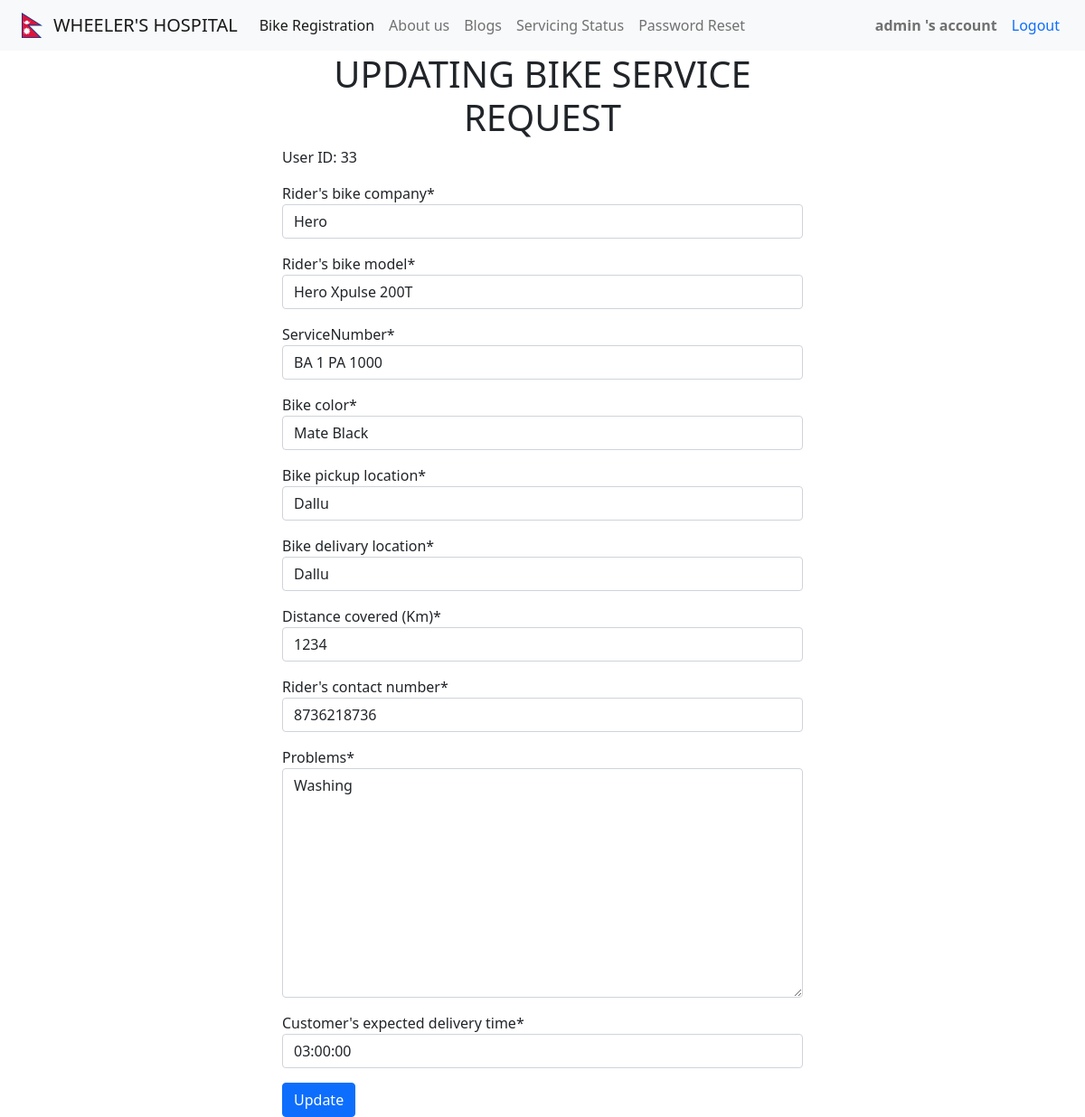
Screenshot of /update/33 (signed in) with the database file from the repository.
### dashboardApp/models.py (models this page shows, shortened)
class bikeServiceRequestModel(models.Model):
    def validate_date(value):
        if value==datetime.now().date():
            pass
        elif value>datetime.now().date():
            raise ValidationError("Don't input future date")
        elif value<datetime.now().date():
            raise ValidationError('Don\'t input past date')
    serviceUser = models.ForeignKey(User, on_delete=models.CASCADE)
    serviceCompany = models.ForeignKey(bikeCompanyModel, on_delete=models.CASCADE)
    serviceModel = models.ForeignKey(userBikeModel, on_delete=models.CASCADE)
    serviceNumber = models.CharField(max_length=50, unique=True)
    serviceColor = models.CharField(max_length=50)
    pickup = models.CharField(max_length=50)
    delivery = models.CharField(max_length=50)
    kmcovered = models.CharField(max_length=50)
    contact = models.CharField(max_length=10)
    problem = models.TextField()
    completed = models.CharField(max_length=100, default="Not Completed")
    serviceDate = models.DateField(validators=[validate_date], default=timezone.now)
    serviceTime = models.TimeField(auto_now=True)
    deliveryTime = models.TimeField()

### dashboardApp/views.py (the view, shortened to what this page needs)
# urls.py: path('update/<str:pk>', requestUpdate, name='update'),
@login_required(login_url='login')
def requestUpdate(request, pk):
    updateReqModel = bikeServiceRequestModel.objects.get(id=pk)
    reqFilledForm = bikeReqUpdate(instance=updateReqModel)
    context = {
            'reqFilledForm': reqFilledForm,
            'pk': pk
    }
    return render(request, 'serviceReqUpdate.html', context)

### dashboardApp/forms.py
class bikeReqUpdate(ModelForm):
    class Meta:
        model = bikeServiceRequestModel
        fields = [
                    "serviceCompany", "serviceModel",
                    "serviceNumber", "serviceColor", "pickup", "delivery",
                    "kmcovered", "contact", "problem", "deliveryTime"
                 ]
        labels = {
            "serviceCompany": "Rider's bike company",
            "serviceModel": "Rider's bike model",
            "serviceColor": "Bike color",
            "pickup": "Bike pickup location",
            "delivery": "Bike delivary location",
            "kmcovered": "Distance covered (Km)",
            "contact": "Rider's contact number",
            "problem": "Problems",
            "deliveryTime": "Customer's expected delivery time"
        }

### dashboardApp/models.py (called while the page is built)
    def __str__(self) -> str:
        return self.bikeCompanyNames

    def __str__(self) -> str:
        return self.bikeModel

### Templates/serviceReqUpdate.html (shortened to what this page needs)
{% load static %}
{% load crispy_forms_tags %}
<!doctype html>
<html lang="en">
  <head>
    <link href="https://cdn.jsdelivr.net/npm/bootstrap@5.1.1/dist/css/bootstrap.min.css" rel="stylesheet">
  </head>
  <body>
    {% include 'baseNavbar.html' %}
      <div class="container" style="width: 50%;">
        <center style="margin-top: 10%;">
            <h1>UPDATING BIKE SERVICE REQUEST</h1>
        </center>
        <form method="POST" action="" enctype="multipart/form-data">
            <p>User ID: {{pk}}</p>
            {% for i in reqFilledForm %}
                <p>{{i | as_crispy_field}}</p>
            {% endfor %}
            <input type="submit" name="submit" value="Update" class="btn btn-primary">
        </form>
      </div>
  </body>
</html>

### Templates/baseNavbar.html (shortened to what this page needs)
{% load static %}
{% load crispy_forms_tags %}
<!doctype html>
<html lang="en">
  <head>
    <link href="https://cdn.jsdelivr.net/npm/bootstrap@5.1.1/dist/css/bootstrap.min.css" rel="stylesheet">
    <link rel="stylesheet" type="text/css" href="{% static '/css/bikeRegistration.css' %}">
  </head>
  <body>
    <nav class="navbar navbar-expand-lg navbar-light bg-light fixed-top" style="margin-bottom:2%">
        <div class="container-fluid">
          <img src="{% static 'images/nepal.svg' %}" style="width: 2%; margin-right:1%; margin-left: 1%;">
          <a class="navbar-brand" href="{% url 'dash' %}">WHEELER'S HOSPITAL</a>
          <div class="collapse navbar-collapse" id="navbarText">
            <ul class="navbar-nav me-auto mb-2 mb-lg-0">
              <li class="nav-item">
                <a class="nav-link active" aria-current="page" href="{% url 'bikeReg' %}">Bike Registration</a>
              </li>
              <li class="nav-item">
                <a class="nav-link" href="{% url 'about' %}">About us</a>
              </li>
              <li class="nav-item">
                <a class="nav-link" href="{% url 'blog' %}">Blogs</a>
              </li>
              <li class="nav-item">
                <a class="nav-link" href="/status/{{request.user}}">Servicing Status</a>
              </li>
              <li class="nav-item">
                <a class="nav-link" href="/reset/{{request.user}}}}">Password Reset</a>
              </li>
            </ul>
            <span class="navbar-text">
              <b>{{ request.user }} 's account</b>
            </span>
            <a class="nav-link" href="{% url 'logout' %}">Logout</a>
          </div>
        </div>
      </nav>
  </body>
</html>

### rows the page displays
bikeServiceRequestModel: serviceCompany "Hero" "Hero Xpulse 200T" "BA 1 PA 1000" "Mate Black" "Dallu" "Dallu" "1234" "8736218736" "Washing" "03:00:00"

### other values shown
{{ request.user }} "admin"
{{ pk }} "33"
